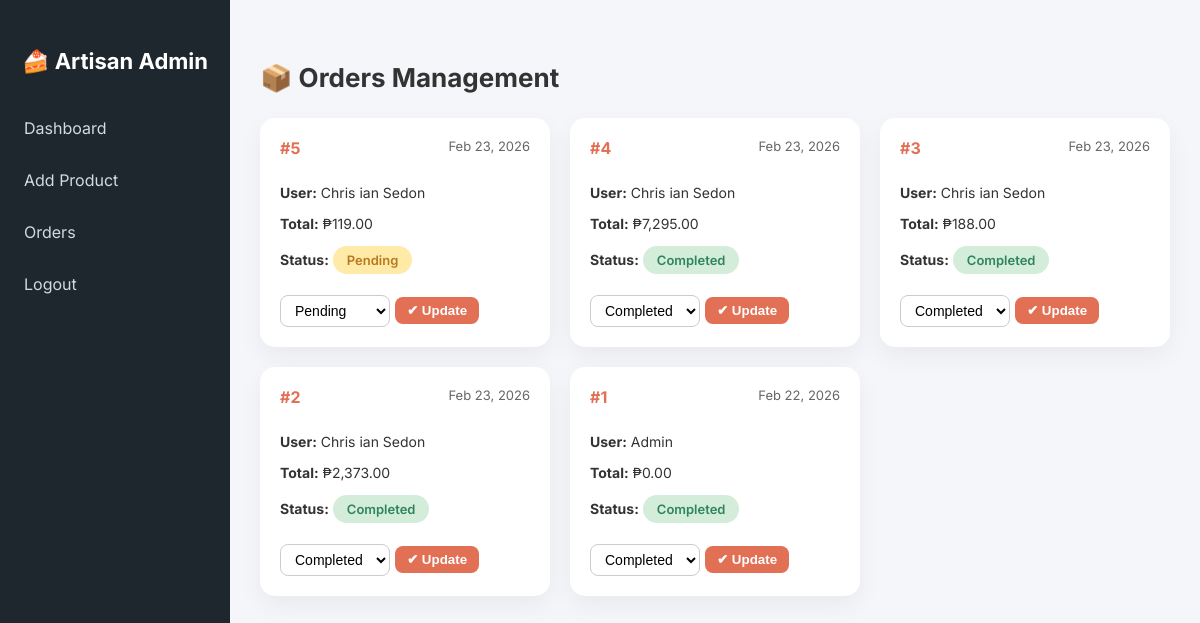
/orders.php (signed in), run on the app's committed database.
### tables this page shows
CREATE TABLE `orders` (
  `id` int(10) UNSIGNED NOT NULL,
  `user_id` int(10) UNSIGNED NOT NULL,
  `total_price` decimal(10,2) NOT NULL,
  `total` decimal(10,2) NOT NULL DEFAULT 0.00,
  `status` enum('Pending','Completed','Cancelled') DEFAULT 'Pending',
  `created_at` timestamp NOT NULL DEFAULT current_timestamp()
);

CREATE TABLE `users` (
  `id` int(10) UNSIGNED NOT NULL,
  `name` varchar(100) NOT NULL,
  `email` varchar(150) NOT NULL,
  `password` varchar(255) NOT NULL,
  `role` enum('User','Admin') DEFAULT 'User',
  `created_at` timestamp NOT NULL DEFAULT current_timestamp()
);

### orders.php (the view, shortened to what this page needs)
<?php
require_once '../config.php';
$orders = $conn->query("
    SELECT o.*, u.name AS user_name
    FROM orders o
    JOIN users u ON o.user_id = u.id
    ORDER BY o.id DESC
");
?>
<!DOCTYPE html>
<html lang="en">
<head>
</head>
<body>
<div class="sidebar">
    <h2>🍰 Artisan Admin</h2>
    <a href="dashboard.php">Dashboard</a>
    <a href="add_product.php">Add Product</a>
    <a href="orders.php">Orders</a>
    <a href="logout.php">Logout</a>
</div>
<div class="main">
    <h2>📦 Orders Management</h2>
    <div class="orders-grid">
        <?php while($o=$orders->fetch_assoc()): ?>
        <div class="order-card">
            <div class="order-header">
                <span class="order-id">#<?php echo $o['id']; ?></span>
                <span class="order-date"><?php echo date("M d, Y", strtotime($o['created_at'])); ?></span>
            </div>
            <div class="order-info">
                <p><strong>User:</strong> <?php echo htmlspecialchars($o['user_name']); ?></p>
                <p><strong>Total:</strong> ₱<?php echo number_format($o['total_price'],2); ?></p>
                <p><strong>Status:</strong> <span class="badge <?php echo $o['status']; ?>"><?php echo $o['status']; ?></span></p>
            </div>
            <form method="POST" style="display:flex; align-items:center; margin-top:auto;">
                <select name="status">
                    <option value="Pending" <?php if($o['status']=='Pending') echo 'selected'; ?>>Pending</option>
                    <option value="Completed" <?php if($o['status']=='Completed') echo 'selected'; ?>>Completed</option>
                </select>
                <button type="submit" name="update_status">✔ Update</button>
            </form>
        </div>
        <?php endwhile; ?>
    </div>
</div>
</body>
</html>

### orders.php (style rules this page uses)
body { margin:0; font-family:'Inter', sans-serif; background:#f4f6f9; color:#333; }
h2 { margin-bottom:25px; font-size:26px; }
.sidebar { width:230px; background:#1e272e; color:#fff; position:fixed; height:100%; padding-top:30px; transition:0.3s; }
.sidebar h2 { text-align:center; font-size:22px; margin-bottom:30px; }
.sidebar a { display:block; padding:14px 24px; color:#d2dae2; text-decoration:none; margin-bottom:4px; border-radius:8px; transition:0.3s; }
.main { margin-left:230px; padding:40px 30px; }
.orders-grid { display:grid; grid-template-columns:repeat(auto-fill,minmax(280px,1fr)); gap:20px; }
.order-card { background:#fff; border-radius:15px; padding:20px; box-shadow:0 10px 25px rgba(0,0,0,0.05); display:flex; flex-direction:column; justify-content:space-between; transition:0.3s; }
.order-header { display:flex; justify-content:space-between; margin-bottom:12px; }
.order-id { font-weight:700; color:#e17055; }
.order-date { font-size:13px; color:#666; }
.order-info { margin-bottom:15px; }
.order-info p { margin-bottom:6px; font-size:14px; }
.badge { padding:6px 14px; border-radius:20px; font-size:13px; font-weight:600; display:inline-block; }
.Pending { background:#ffeaa7; color:#b7791f; }
.Completed { background:#d4edda; color:#2f855a; }
select { padding:6px 10px; border-radius:8px; border:1px solid #ccc; font-size:14px; background:#fff; }
button { padding:6px 12px; border:none; border-radius:8px; background:#e17055; color:white; cursor:pointer; font-weight:600; transition:0.3s; margin-left:5px; }

### data on the page
orders: id "5", created_at "Feb 23, 2026", user.name "Chris ian Sedon", total_price "119.00", status "Pending"
orders: id "4", created_at "Feb 23, 2026", user.name "Chris ian Sedon", total_price "7,295.00", status "Completed"
orders: id "3", created_at "Feb 23, 2026", user.name "Chris ian Sedon", total_price "188.00", status "Completed"
orders: id "2", created_at "Feb 23, 2026", user.name "Chris ian Sedon", total_price "2,373.00", status "Completed"
orders: id "1", created_at "Feb 22, 2026", user.name "Admin", total_price "0.00", status "Completed"
